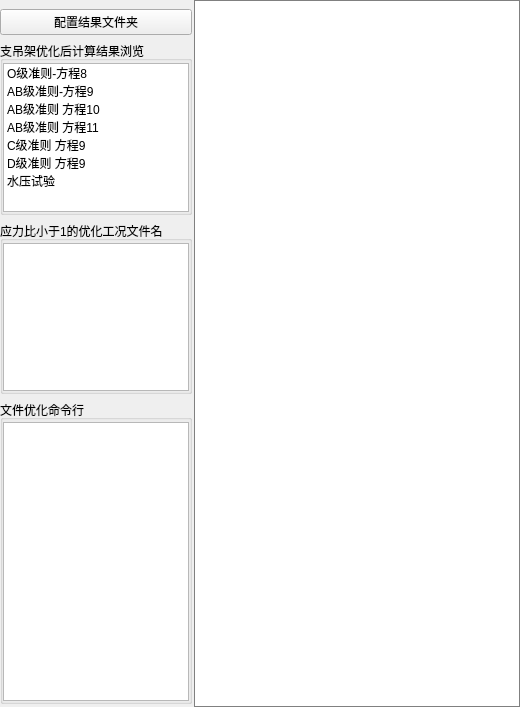
          <widget class="QWidget" name="tab2">
           <attribute name="title">
            <string>支吊架计算结果查看</string>
           </attribute>
           <layout class="QHBoxLayout" name="horizontalLayout_6" stretch="3,9">
            <property name="spacing">
             <number>2</number>
            </property>
            <property name="leftMargin">
             <number>0</number>
            </property>
            <property name="topMargin">
             <number>0</number>
            </property>
            <property name="rightMargin">
             <number>0</number>
            </property>
            <property name="bottomMargin">
             <number>0</number>
            </property>
            <item>
             <widget class="QWidget" name="widget_24" native="true">
              <property name="styleSheet">
               <string notr="true"/>
              </property>
              <layout class="QVBoxLayout" name="verticalLayout_19" stretch="1,4,4,7">
               <property name="leftMargin">
                <number>0</number>
               </property>
               <property name="topMargin">
                <number>9</number>
               </property>
               <property name="rightMargin">
                <number>0</number>
               </property>
               <property name="bottomMargin">
                <number>3</number>
               </property>
               <item>
                <widget class="QPushButton" name="pushButton">
                 <property name="text">
                  <string>配置结果文件夹</string>
                 </property>
                </widget>
               </item>
               <item>
                <widget class="QGroupBox" name="groupBox_8">
                 <property name="title">
                  <string>支吊架优化后计算结果浏览</string>
                 </property>
                 <layout class="QVBoxLayout" name="verticalLayout_20">
                  <property name="leftMargin">
                   <number>0</number>
                  </property>
                  <property name="topMargin">
                   <number>2</number>
                  </property>
                  <property name="rightMargin">
                   <number>0</number>
                  </property>
                  <property name="bottomMargin">
                   <number>0</number>
                  </property>
                  <item>
                   <widget class="QListWidget" name="listWidget_8">
                    <item>
                     <property name="text">
                      <string>O级准则-方程8</string>
                     </property>
                    </item>
                    <item>
                     <property name="text">
                      <string>AB级准则-方程9</string>
                     </property>
                    </item>
                    <item>
                     <property name="text">
                      <string>AB级准则 方程10</string>
                     </property>
                    </item>
                    <item>
                     <property name="text">
                      <string>AB级准则 方程11</string>
                     </property>
                    </item>
                    <item>
                     <property name="text">
                      <string>C级准则 方程9</string>
                     </property>
                    </item>
                    <item>
                     <property name="text">
                      <string>D级准则 方程9</string>
                     </property>
                    </item>
                    <item>
                     <property name="text">
                      <string>水压试验</string>
                     </property>
                    </item>
                   </widget>
                  </item>
                 </layout>
                </widget>
               </item>
               <item>
                <widget class="QGroupBox" name="groupBox_6">
                 <property name="title">
                  <string>应力比小于1的优化工况文件名</string>
                 </property>
                 <layout class="QVBoxLayout" name="verticalLayout_24">
                  <property name="spacing">
                   <number>6</number>
                  </property>
                  <property name="leftMargin">
                   <number>0</number>
                  </property>
                  <property name="topMargin">
                   <number>2</number>
                  </property>
                  <property name="rightMargin">
                   <number>0</number>
                  </property>
                  <property name="bottomMargin">
                   <number>0</number>
                  </property>
                  <item>
                   <widget class="QListWidget" name="listWidget_6"/>
                  </item>
                 </layout>
                </widget>
               </item>
               <item>
                <widget class="QGroupBox" name="groupBox_9">
                 <property name="title">
                  <string>文件优化命令行</string>
                 </property>
                 <layout class="QVBoxLayout" name="verticalLayout_21">
                  <property name="leftMargin">
                   <number>0</number>
                  </property>
                  <property name="topMargin">
                   <number>2</number>
                  </property>
                  <property name="rightMargin">
                   <number>0</number>
                  </property>
                  <property name="bottomMargin">
                   <number>0</number>
                  </property>
                  <item>
                   <widget class="QListWidget" name="listWidget_9"/>
                  </item>
                 </layout>
                </widget>
               </item>
              </layout>
             </widget>
            </item>
            <item>
             <widget class="QTextBrowser" name="textBrowser_6">
              <property name="styleSheet">
               <string notr="true">border:1px solid gray;</string>
              </property>
             </widget>
            </item>
           </layout>
          </widget>
